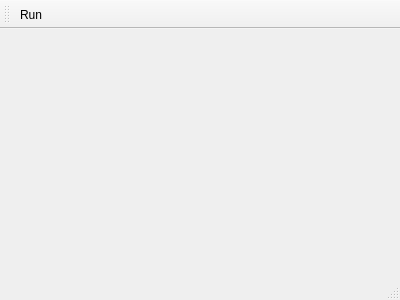
<?xml version="1.0" encoding="UTF-8"?>
<ui version="4.0">
 <class>MainWindow</class>
 <widget class="QMainWindow" name="MainWindow">
  <property name="geometry">
   <rect>
    <x>0</x>
    <y>0</y>
    <width>400</width>
    <height>300</height>
   </rect>
  </property>
  <property name="windowTitle">
   <string>MainWindow</string>
  </property>
  <widget class="QWidget" name="centralWidget"/>
  <widget class="QMenuBar" name="menuBar">
   <property name="geometry">
    <rect>
     <x>0</x>
     <y>0</y>
     <width>400</width>
     <height>20</height>
    </rect>
   </property>
  </widget>
  <widget class="QToolBar" name="mainToolBar">
   <attribute name="toolBarArea">
    <enum>TopToolBarArea</enum>
   </attribute>
   <attribute name="toolBarBreak">
    <bool>false</bool>
   </attribute>
   <addaction name="actionRun"/>
  </widget>
  <widget class="QStatusBar" name="statusBar"/>
  <action name="actionRun">
   <property name="text">
    <string>Run</string>
   </property>
  </action>
 </widget>
 <layoutdefault spacing="6" margin="11"/>
 <resources/>
 <connections/>
</ui>
